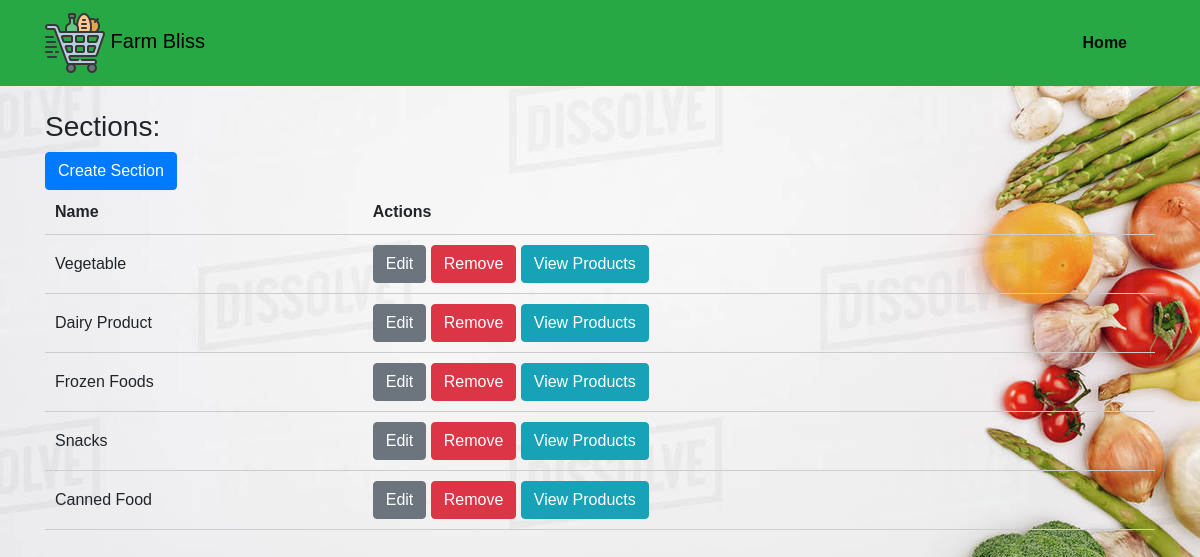
The app's page /admin/dashboard/ with its own data.
### app.py (models this page shows)
class Section(db.Model):
    id = db.Column(db.Integer, primary_key=True)
    name = db.Column(db.String(50), nullable=False)
    section_type = db.Column(db.String(50))
    admin_id = db.Column(db.Integer, db.ForeignKey('admin.admin_id'), nullable=False)
    products = db.relationship('Product', backref='section', lazy=True)

### app.py (the view)
@app.route('/admin/dashboard/')
def admindashboard():
    sections = Section.query.all()
    products=Product.query.all()
    return render_template('admindashboard.html', sections=sections,products=products)

### templates/admindashboard.html (shortened to what this page needs)
{% extends 'base.html' %}
{% block content %}
    <h3>Sections:</h3>
    <a href="{{ url_for('create_section') }}" class="btn btn-primary">Create Section</a>
    <table>
        <thead>
            <tr>
                <th>Name</th>
                <th>Actions</th>
            </tr>
        </thead>
        <tbody>
            {% for section in sections %}
                <tr>
                    <td>{{ section.name }}</td>
                    <td>
                        <a href="{{ url_for('edit_section', section_id=section.id) }}" class="btn btn-secondary">Edit</a>
                        <a href="{{ url_for('delete_section', section_id=section.id) }}" class="btn btn-danger">Remove</a>
                        <a href="{{ url_for('view_section', section_id=section.id) }}" class="btn btn-info">View Products</a>
                    </td>
                </tr>
            {% endfor %}
        </tbody>
    </table>
{% endblock %}

### static/css/styles.css (style rules this page uses)
body { font-family: Arial, sans-serif; margin: 0; padding: 0; background-color: #f5f5f5; background-image: url('../images/gs.jpg'); background-repeat: repeat; background-size: cover; }
table { width: 100%; border-collapse: collapse; }
table th, table td { padding: 10px; text-align: left; border-bottom: 1px solid #ccc; }

### records on screen
Section: name "Vegetable"
Section: name "Dairy Product"
Section: name "Frozen Foods"
Section: name "Snacks"
Section: name "Canned Food"
